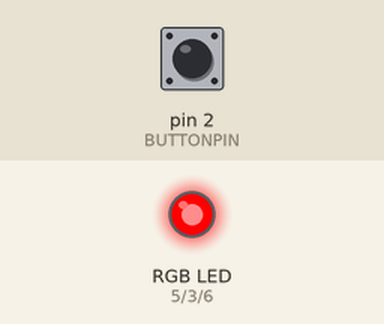
A sketch run on a simulated Arduino Uno, built with avr-gcc and run on an emulated ATmega328P. Parts: an RGB LED mixed from three pins (HIGH = lit). The inputs (shaded band) are chosen by the test bench; at power-on: pin 2 (BUTTONPIN) HIGH.

Above: at 1.2 s.
1.3 s: pin 2 (BUTTONPIN) pulled LOW for 0.15 s
At 2.6 s:
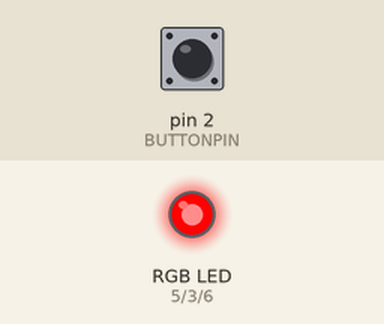
3.0 s: pin 2 (BUTTONPIN) pulled LOW for 1 s
At 4.5 s:
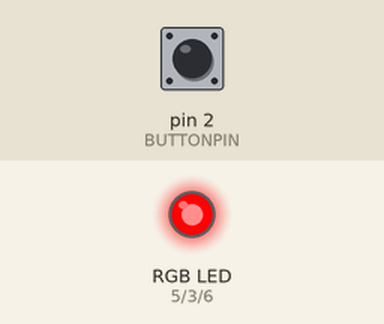
Timing chart, 0 to 6.0 s (numbered marks = the images above; inputs shaded):
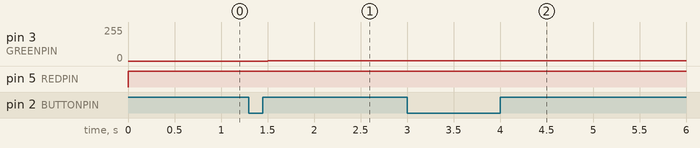

Measured:
- after the input at 1.3 s, pin 3 (GREENPIN): 0/255 → 1/255 after 0.20 s
- after the input at 3.0 s, pin 3 (GREENPIN): 1/255 → 2/255 after 1.0 s

The sketch:

caroline_orange.ino
```cpp
// color swirl! connect an RGB LED to the PWM pins as indicated
// in the #defines
// public domain, enjoy!

#define GREENPIN 3
#define REDPIN 5
#define BLUEPIN 6
#define BUTTONPIN 2

#define FADESPEED 15     // make this higher to slow down

void setup() {
  pinMode(REDPIN, OUTPUT);
  pinMode(BLUEPIN, OUTPUT);
  pinMode(GREENPIN, OUTPUT);
  pinMode(BUTTONPIN, INPUT);
}

int buttonPressed () {  // return true if button pressed
  int val = 0;
  val = digitalRead(BUTTONPIN);
  return (val != HIGH);
}

int g = 0;

void loop() {

  // burnt orange, see http://colors.findthedata.com/q/654/10857/What-are-the-RGB-values-of-Burnt-Orange

  analogWrite (GREENPIN, g);
  analogWrite (REDPIN, 255);
  analogWrite (BLUEPIN, 0);

    if (buttonPressed()) {
      // wait for button to be released
      while (buttonPressed()) { delay(100); }
      g += 1;
    }


//      // fade up green
//    for (r = 0; r < 40; r++) {
//      analogWrite(GREENPIN, r);
//      delay(FADESPEED);
//    }
//
//    // fade down red color
//    for (r = 40; r > 0; r--) {
//      analogWrite(GREENPIN, r);
//      delay(FADESPEED);
//    }


}
```
